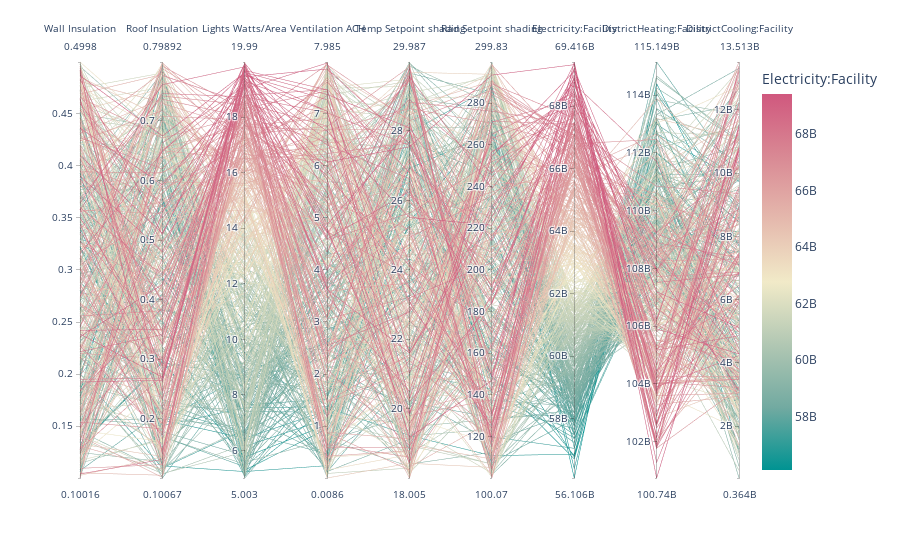

The notebook cell this image was saved under:
### Code cell
import plotly
plotly.offline.init_notebook_mode(connected=True)

features = input_cols
import plotly.express as px
fig = px.parallel_coordinates(srresults,color="Electricity:Facility", dimensions=features+objectives,
                             color_continuous_scale=px.colors.diverging.Tealrose)
fig.show()

### Figure 1 — Plotly figure (JSON) as saved in the notebook; plotly's stock layout.template omitted (floating-point values rounded to 4 significant figures; data arrays with more than 128 entries replaced by an {"elided": "..."} marker saying what was removed)
{"data": [{"dimensions": [{"label": "Wall Insulation", "values": {"elided": "500 float values"}}, {"label": "Roof Insulation", "values": {"elided": "500 float values"}}, {"label": "Lights Watts/Area", "values": {"elided": "500 float values"}}, {"label": "Ventilation ACH", "values": {"elided": "500 float values"}}, {"label": "Temp Setpoint shading", "values": {"elided": "500 float values"}}, {"label": "Rad Setpoint shading", "values": {"elided": "500 float values"}}, {"label": "Electricity:Facility", "values": {"elided": "500 float values"}}, {"label": "DistrictHeating:Facility", "values": {"elided": "500 float values"}}, {"label": "DistrictCooling:Facility", "values": {"elided": "500 float values"}}], "domain": {"x": [0, 1], "y": [0, 1]}, "line": {"color": {"elided": "500 float values"}, "coloraxis": "coloraxis"}, "name": "", "type": "parcoords"}], "layout": {"coloraxis": {"colorbar": {"title": {"text": "Electricity:Facility"}}, "colorscale": [[0, "rgb(0, 147, 146)"], [0.1667, "rgb(114, 170, 161)"], [0.3333, "rgb(177, 199, 179)"], [0.5, "rgb(241, 234, 200)"], [0.6667, "rgb(229, 185, 173)"], [0.8333, "rgb(217, 137, 148)"], [1, "rgb(208, 88, 126)"]]}, "legend": {"tracegroupgap": 0}, "margin": {"t": 60}}}
